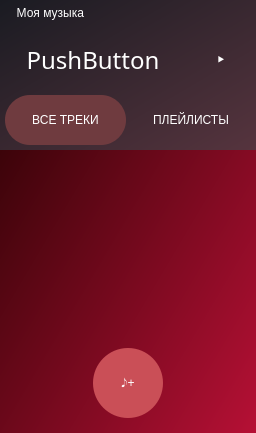
      <widget class="QWidget" name="page_1">
       <layout class="QVBoxLayout" name="verticalLayout_3">
        <property name="spacing">
         <number>0</number>
        </property>
        <property name="leftMargin">
         <number>0</number>
        </property>
        <property name="topMargin">
         <number>0</number>
        </property>
        <property name="rightMargin">
         <number>0</number>
        </property>
        <property name="bottomMargin">
         <number>0</number>
        </property>
        <item>
         <widget class="QWidget" name="widget" native="true">
          <property name="styleSheet">
           <string notr="true">background-color: qlineargradient(spread:pad, x1:0, y1:0, x2:1, y2:1, stop:0 rgba(34, 1, 0, 255), stop:1 rgba(182, 16, 53, 255));</string>
          </property>
          <layout class="QVBoxLayout" name="verticalLayout_5">
           <property name="spacing">
            <number>1</number>
           </property>
           <property name="leftMargin">
            <number>0</number>
           </property>
           <property name="topMargin">
            <number>0</number>
           </property>
           <property name="rightMargin">
            <number>0</number>
           </property>
           <property name="bottomMargin">
            <number>0</number>
           </property>
           <item>
            <layout class="QVBoxLayout" name="verticalLayout_4" stretch="1,8,0">
             <property name="spacing">
              <number>3</number>
             </property>
             <property name="bottomMargin">
              <number>15</number>
             </property>
             <item>
              <widget class="QWidget" name="widget_2" native="true">
               <property name="sizePolicy">
                <sizepolicy hsizetype="Preferred" vsizetype="Fixed">
                 <horstretch>0</horstretch>
                 <verstretch>0</verstretch>
                </sizepolicy>
               </property>
               <property name="minimumSize">
                <size>
                 <width>0</width>
                 <height>150</height>
                </size>
               </property>
               <property name="styleSheet">
                <string notr="true">background-color: qlineargradient(spread:pad, x1:0, y1:0, x2:1, y2:1, stop:0 rgba(26, 27, 34, 255), stop:1 rgba(86, 52, 62, 255));
border: none;</string>
               </property>
               <layout class="QHBoxLayout" name="horizontalLayout">
                <property name="spacing">
                 <number>0</number>
                </property>
                <property name="leftMargin">
                 <number>0</number>
                </property>
                <property name="topMargin">
                 <number>0</number>
                </property>
                <property name="rightMargin">
                 <number>0</number>
                </property>
                <property name="bottomMargin">
                 <number>0</number>
                </property>
                <item>
                 <layout class="QVBoxLayout" name="verticalLayout_6" stretch="1,0,2">
                  <property name="spacing">
                   <number>0</number>
                  </property>
                  <property name="topMargin">
                   <number>0</number>
                  </property>
                  <property name="rightMargin">
                   <number>0</number>
                  </property>
                  <property name="bottomMargin">
                   <number>0</number>
                  </property>
                  <item>
                   <widget class="QLabel" name="label">
                    <property name="styleSheet">
                     <string notr="true">QLabel{
	border: none;
	font: 63 14pt &quot;Segoe UI Semibold&quot;;
	color: rgb(255, 255, 255);
	background-color: rgba(255, 255, 255, 0);
}</string>
                    </property>
                    <property name="text">
                     <string>     Моя музыка</string>
                    </property>
                   </widget>
                  </item>
                  <item>
                   <layout class="QHBoxLayout" name="horizontalLayout_18">
                    <item>
                     <widget class="QPushButton" name="CurrentTrack">
                      <property name="minimumSize">
                       <size>
                        <width>0</width>
                        <height>70</height>
                       </size>
                      </property>
                      <property name="font">
                       <font>
                        <family>Segoe UI Semibold</family>
                        <pointsize>18</pointsize>
                        <weight>7</weight>
                        <italic>false</italic>
                        <bold>false</bold>
                       </font>
                      </property>
                      <property name="styleSheet">
                       <string notr="true">QPushButton{
	color: rgb(255, 255, 255);
	background-color: rgba(255, 255, 255, 0);
	border: none;
	font: 63 18pt &quot;Segoe UI Semibold&quot;;
}
QPushButton::pressed{
	color: rgb(255, 255, 255);
	background-color: rgba(255, 255, 255, 0);
	border: none;
	font: 63 18pt &quot;Segoe UI Semibold&quot;;
}
</string>
                      </property>
                      <property name="text">
                       <string>PushButton</string>
                      </property>
                     </widget>
                    </item>
                    <item>
                     <widget class="QPushButton" name="PlayCurrentTrack">
                      <property name="maximumSize">
                       <size>
                        <width>70</width>
                        <height>70</height>
                       </size>
                      </property>
                      <property name="baseSize">
                       <size>
                        <width>0</width>
                        <height>0</height>
                       </size>
                      </property>
                      <property name="styleSheet">
                       <string notr="true">QPushButton{
	color: rgb(255, 255, 255);
	background-color: rgba(255, 255, 255, 0);
	border: none;
	border-radius: 25px;
	font: 63 22pt &quot;Segoe UI Semibold&quot;;
}
QPushButton::pressed{
	color: rgb(255, 255, 255);
	background-color: rgba(255, 255, 255, 0);
	border: none;
	border-radius: 25px;
	font: 63 22pt &quot;Segoe UI Semibold&quot;;
}
</string>
                      </property>
                      <property name="text">
                       <string>⯈</string>
                      </property>
                     </widget>
                    </item>
                   </layout>
                  </item>
                  <item>
                   <widget class="QWidget" name="widget_4" native="true">
                    <property name="styleSheet">
                     <string notr="true">background-color: rgba(255, 255, 255, 0);
border: none;</string>
                    </property>
                    <layout class="QHBoxLayout" name="horizontalLayout_2" stretch="0,0">
                     <property name="spacing">
                      <number>5</number>
                     </property>
                     <property name="sizeConstraint">
                      <enum>QLayout::SetDefaultConstraint</enum>
                     </property>
                     <property name="leftMargin">
                      <number>5</number>
                     </property>
                     <property name="topMargin">
                      <number>0</number>
                     </property>
                     <property name="rightMargin">
                      <number>5</number>
                     </property>
                     <property name="bottomMargin">
                      <number>5</number>
                     </property>
                     <item>
                      <widget class="QPushButton" name="TracksButton">
                       <property name="sizePolicy">
                        <sizepolicy hsizetype="Preferred" vsizetype="Minimum">
                         <horstretch>0</horstretch>
                         <verstretch>0</verstretch>
                        </sizepolicy>
                       </property>
                       <property name="minimumSize">
                        <size>
                         <width>0</width>
                         <height>50</height>
                        </size>
                       </property>
                       <property name="styleSheet">
                        <string notr="true">QPushButton{
	color: rgb(255, 255, 255);
	background-color: rgb(111, 59, 63);
	border: none;
	border-radius: 25px;
	font: 63 22pt &quot;Segoe UI Semibold&quot;;
}
QPushButton::pressed{
	color: rgb(255, 255, 255);
	background-color: rgb(111, 59, 63);
	border: none;
	border-radius: 25px;
	font: 63 22pt &quot;Segoe UI Semibold&quot;;
}

</string>
                       </property>
                       <property name="text">
                        <string>ВСЕ ТРЕКИ</string>
                       </property>
                      </widget>
                     </item>
                     <item>
                      <widget class="QPushButton" name="PlaylistsButton">
                       <property name="sizePolicy">
                        <sizepolicy hsizetype="Preferred" vsizetype="Minimum">
                         <horstretch>0</horstretch>
                         <verstretch>0</verstretch>
                        </sizepolicy>
                       </property>
                       <property name="minimumSize">
                        <size>
                         <width>0</width>
                         <height>50</height>
                        </size>
                       </property>
                       <property name="styleSheet">
                        <string notr="true">QPushButton{
	color: rgb(255, 255, 255);
	background-color: rgba(255, 255, 255, 0);
	border: none;
	border-radius: 25px;
	font: 63 22pt &quot;Segoe UI Semibold&quot;;
}
QPushButton::pressed{
	color: rgb(255, 255, 255);
	background-color: rgba(255, 255, 255, 0);
	border: none;
	border-radius: 25px;
	font: 63 22pt &quot;Segoe UI Semibold&quot;;
}
</string>
                       </property>
                       <property name="text">
                        <string>ПЛЕЙЛИСТЫ</string>
                       </property>
                      </widget>
                     </item>
                    </layout>
                   </widget>
                  </item>
                 </layout>
                </item>
               </layout>
              </widget>
             </item>
             <item>
              <widget class="QListWidget" name="Tracks">
               <property name="styleSheet">
                <string notr="true">QListWidget {
    show-decoration-selected: 1;
	border: none;
	background-color: rgba(255, 255, 255, 0);
	color: rgba(255, 255, 255, 0);
}

QListWidget::item:alternate {
	background-color: rgba(255, 255, 255, 0);
	border: none;
}

QListWidget::item:selected {
	background-color: rgba(255, 255, 255, 40);
	color: rgba(255, 255, 255, 0);
	border: none;
}

QListWidget::item:hover {
	background-color: rgba(255, 255, 255, 20);
	border: none;
}

QScrollBar:vertical {
    border: none;
	background-color: rgb(148, 13, 41);
    width: 7px;
    margin: 0px 0 0 0;
	value:10
}

QScrollBar::handle:vertical {
	background-color: rgb(173, 68, 74);
    min-height: 5px;
    max-height: 6px;
    border-radius: 3px;
    border: none;
}

QScrollBar::add-line:vertical {
    border: none;
	background-color: rgba(255, 255, 255, 0);
    height: 20px;
    subcontrol-position: bottom;
    subcontrol-origin: margin;
}

QScrollBar::sub-line:vertical {
    border: none;
	background-color: rgba(255, 255, 255, 0);
    height: 20px;
    subcontrol-position: top;
    subcontrol-origin: margin;
}

QScrollBar::add-page:vertical, QScrollBar::sub-page:vertical {
    background: none;
    border: none;
}

QScrollBar:horizontal {
    border: none;
	color: rgba(255, 255, 255, 0);
	background-color: rgba(255, 255, 255, 0);
    width: 0px;
	value:0
}

QScrollBar::handle:horizontal {
	background-color: rgba(255, 255, 255, 0);
    border: none;
}

QScrollBar::add-line:horizontal {
    border: none;
	background-color: rgba(255, 255, 255, 0);
    height: 0px;
}

QScrollBar::sub-line:horizontal {
    border: none;
	background-color: rgba(255, 255, 255, 0);
    height: 0px;
}

QScrollBar::add-page:horizontal, QScrollBar::sub-page:horizontal {
    background: none;
    border: none;
}</string>
               </property>
              </widget>
             </item>
             <item>
              <layout class="QHBoxLayout" name="horizontalLayout_17">
               <item>
                <widget class="QPushButton" name="AddTrackToPlayer">
                 <property name="sizePolicy">
                  <sizepolicy hsizetype="Fixed" vsizetype="Fixed">
                   <horstretch>0</horstretch>
                   <verstretch>0</verstretch>
                  </sizepolicy>
                 </property>
                 <property name="minimumSize">
                  <size>
                   <width>70</width>
                   <height>70</height>
                  </size>
                 </property>
                 <property name="styleSheet">
                  <string notr="true">color: rgb(255, 255, 255);
background-color: rgb(202, 79, 87);
border-radius: 35px;
font: 30pt &quot;MS Gothic&quot;;
</string>
                 </property>
                 <property name="text">
                  <string>𝅘𝅥𝅮+</string>
                 </property>
                </widget>
               </item>
              </layout>
             </item>
            </layout>
           </item>
          </layout>
         </widget>
        </item>
       </layout>
      </widget>
